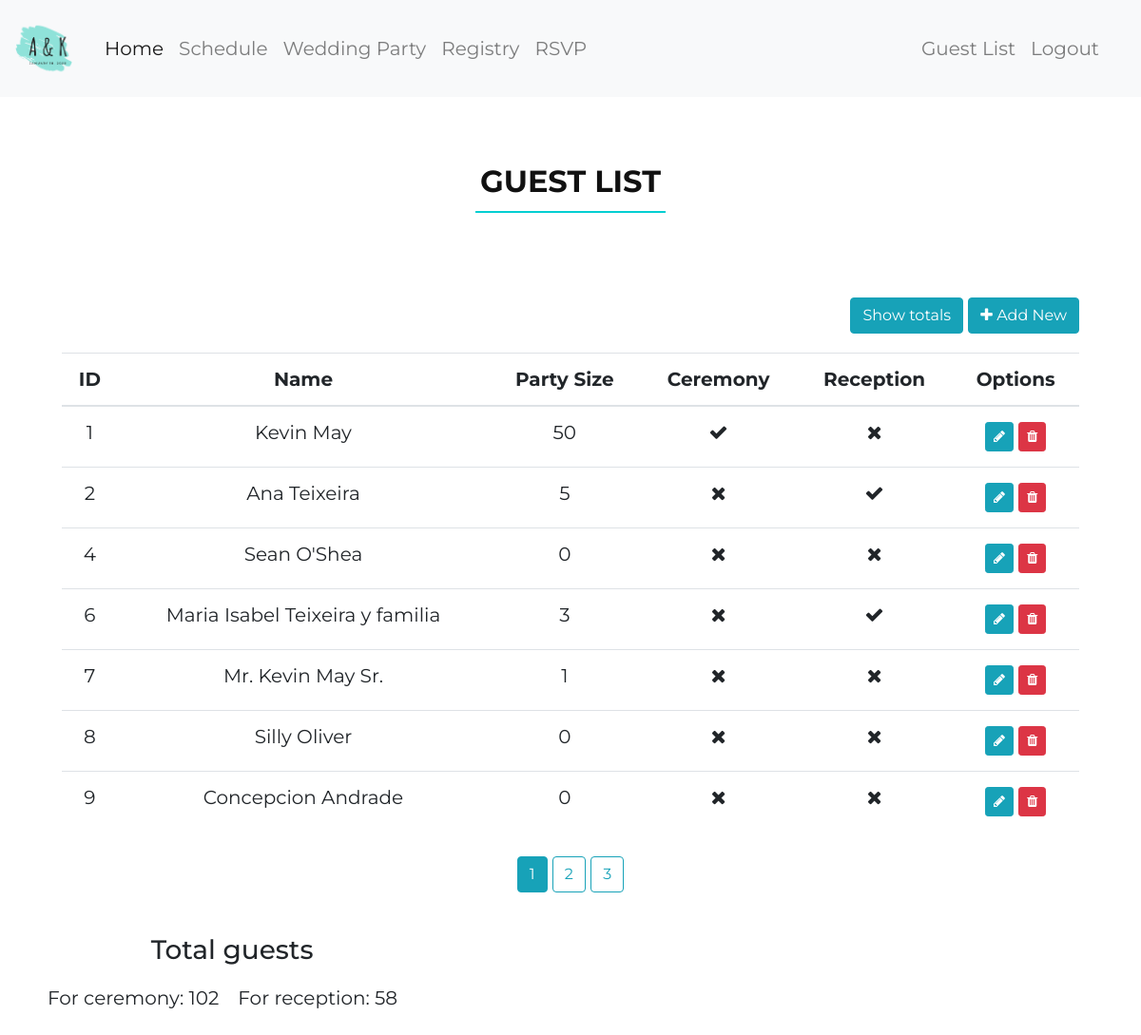
Screenshot of /guest-list (signed in) with the database file from the repository.
### wedding/models.py (models this page shows, shortened)
class Invitation(db.Model):
    id = db.Column(db.Integer, primary_key=True)
    name = db.Column(db.String(100), nullable=False)
    party_size = db.Column(db.Integer, nullable=False, default=0)
    attending_to_ceremony = db.Column(db.Boolean, nullable=False, default=False)
    attending_to_reception = db.Column(db.Boolean, nullable=False, default=False)

### wedding/guests/routes.py (the view)
@guests.route("/guest-list")
@login_required
def guest_list():
    total_c = db.session.query(func.sum(Invitation.party_size)).filter(Invitation.attending_to_ceremony==True).one()[0]
    total_r = db.session.query(func.sum(Invitation.party_size)).filter(Invitation.attending_to_reception==True).one()[0]
    page = request.args.get('page', 1, type=int)
    invitations = Invitation.query.paginate(page=page, per_page=7)
    return render_template('guest_list.html', invitations=invitations, total_r=total_r, total_c=total_c)

### wedding/models.py (called while the page is built)
@login_manager.user_loader
def load_user(user_id):
    return User.query.get(int(user_id))

### wedding/templates/guest_list.html (shortened to what this page needs)
{% extends "layout.html" %}
{% block css %}
<link rel="stylesheet" href="{{ url_for('static', filename='lib/font-awesome/css/font-awesome.min.css') }}">
{% endblock css %}
{% block header %}
    <h2>Guest List</h2>
{% endblock header %}
{% block content %}
  <div class="wow fadeInUp">
    <div class="float-right">
      <button type="button" class="btn btn-info" data-toggle="modal" data-target="#totalsModal">
        Show totals
      </button>
      <a type="button" class="btn btn-info" href="{{ url_for('guests.new_invitation') }}"><i class="fa fa-plus"></i> Add New</a>
    </div>
    <div class="table-responsive">
      <table class="table">
      <thead>
        <tr>
          <th scope="col">ID</th>
          <th scope="col">Name</th>
          <th scope="col">Party Size</th>
          <th scope="col">Ceremony</th>
          <th scope="col">Reception</th>
          <th scope="col">Options</th>
        </tr>
      </thead>
      <tbody>
      {% for invitation in invitations.items %}
        <tr >
          <td>{{ invitation.id }}</td>
          <td>{{ invitation.name }}</td>
          <td>{{ invitation.party_size }}</td>
          <td>
            {% if invitation.attending_to_ceremony %}
              <i class="fa fa-check">
            {% else %}
              <i class="fa fa-times">
            {% endif %}
          </td>
          <td>
            {% if invitation.attending_to_reception %}
              <i class="fa fa-check">
            {% else %}
              <i class="fa fa-times">
            {% endif %}
          </td>
          <td>
            <a title="Edit" class="btn btn-info btn-sm mt-1 mb-1" href="{{ url_for('guests.update_invitation', invitation_id=invitation.id) }}"><i class="fa fa-pencil"></i></a>
            <a title="Delete" class="btn btn-danger btn-sm mt-1 mb-1" href="{{ url_for('guests.delete_invitation', invitation_id=invitation.id) }}"><i class="fa fa-trash"></i></a>
          </td>
        </tr>
      {% endfor %}
      </tbody>
      </table>
    </div>
    {% for page_num in invitations.iter_pages(left_edge=1, right_edge=1, left_current=1, right_current=2) %}
      {% if page_num %}
        {% if invitations.page == page_num %}
          <a class="btn btn-info mb-4" href="{{ url_for('guests.guest_list', page=page_num) }}">{{ page_num }}</a>
        {% else %}
          <a class="btn btn-outline-info mb-4" href="{{ url_for('guests.guest_list', page=page_num) }}">{{ page_num }}</a>
        {% endif %}
      {% else %}
        ...
      {% endif %}
    {% endfor %}
  </div>
        <div class="wow fadeInUp total-guests float-left">
  <h3>Total guests</h3>
    <div class="row justify-content-center"">
    <p>For ceremony: {{total_c}}</p>
    <p>     For reception: {{total_r}}</p>
  </div>
</div>
{% endblock content %}

### wedding/static/css/main.css (style rules this page uses)
div { text-align: center; font-family: "Montserrat", sans-serif; font-size: 20px; border: 10px; padding: 10px; }
a { transition: 0.5s; }
.section-header h2 { font-size: 32px; color: #111; text-transform: uppercase; text-align: center; font-weight: 700; position: relative; padding-bottom: 15px; }
.section-header h2::before { content: ''; position: absolute; display: block; width: 200px; height: 2px; background: #00CED1; bottom: 1px; left: calc(50% - 100px); }
.modal-body p, .total-guests p { padding-right: 20px; text-align: center; }

### rows the page displays
Invitation: id "1", name "Kevin May", party_size "50", attending_to_ceremony True (drawn), attending_to_reception False (drawn)
Invitation: id "2", name "Ana Teixeira", party_size "5", attending_to_ceremony False (drawn), attending_to_reception True (drawn)
Invitation: id "4", name "Sean O'Shea", party_size "0", attending_to_ceremony False (drawn), attending_to_reception False (drawn)
Invitation: id "6", name "Maria Isabel Teixeira y familia", party_size "3", attending_to_ceremony False (drawn), attending_to_reception True (drawn)
Invitation: id "7", name "Mr. Kevin May Sr.", party_size "1", attending_to_ceremony False (drawn), attending_to_reception False (drawn)
Invitation: id "8", name "Silly Oliver", party_size "0", attending_to_ceremony False (drawn), attending_to_reception False (drawn)
Invitation: id "9", name "Concepcion Andrade", party_size "0", attending_to_ceremony False (drawn), attending_to_reception False (drawn)

### other values shown
{{ page_num }} "1"
{{ page_num }} "2" "3"
{{ total_c }} "102"
{{ total_r }} "58"
